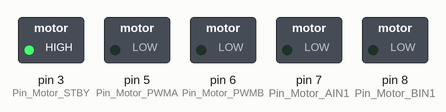
Recording of a sketch running on a simulated Arduino Uno, built with avr-gcc and run on an emulated ATmega328P. Parts: switched loads named in the sketch (green lamp = pin HIGH).

Above: at 0.1 s.
At 2.1 s:
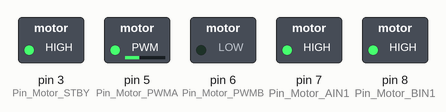
At 7.1 s:
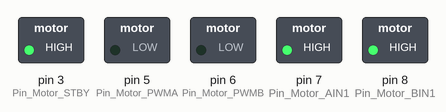
At 10.1 s:
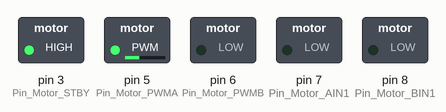
Timing chart, 0 to 17.0 s (numbered marks = the images above):
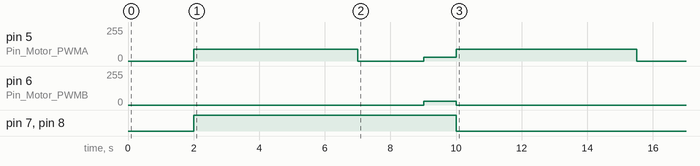

The sketch:

sketch_jan23a.ino
```cpp
#define Pin_Motor_PWMA 5
#define Pin_Motor_PWMB 6
#define Pin_Motor_AIN1 7
#define Pin_Motor_BIN1 8
#define Pin_Motor_STBY 3
#define NUM_LEDS 1
#include <Arduino.h>
#include <FastLED.h>
#define DATA_PIN 3
#define CLOCK_PIN 13

CRGB leds[1];


void setup() {
  // put your setup code here, to run once:
pinMode(Pin_Motor_PWMA,OUTPUT);
pinMode(Pin_Motor_PWMB,OUTPUT);
pinMode(Pin_Motor_AIN1,OUTPUT);
pinMode(Pin_Motor_BIN1,OUTPUT);
pinMode(Pin_Motor_STBY,OUTPUT);


digitalWrite(Pin_Motor_STBY,HIGH);
}
  void loop() {
  // put your main code here, to run repeatedly:
 delay(2000);

analogWrite(Pin_Motor_PWMA, 90);
analogWrite(Pin_Motor_PWMB,0);
digitalWrite(Pin_Motor_AIN1,HIGH);
digitalWrite(Pin_Motor_BIN1,HIGH);
delay(5010);

analogWrite(Pin_Motor_PWMA, 0);
analogWrite(Pin_Motor_PWMB,0);
digitalWrite(Pin_Motor_AIN1,HIGH);
digitalWrite(Pin_Motor_BIN1,HIGH);
delay(2000);


analogWrite(Pin_Motor_PWMA, 30);
analogWrite(Pin_Motor_PWMB,30);
digitalWrite(Pin_Motor_AIN1,HIGH);
digitalWrite(Pin_Motor_BIN1,HIGH);
delay(1000);

analogWrite(Pin_Motor_PWMA, 90);
analogWrite(Pin_Motor_PWMB,0);
digitalWrite(Pin_Motor_AIN1,LOW);
digitalWrite(Pin_Motor_BIN1,LOW);
delay(5500);


analogWrite(Pin_Motor_PWMA, 0);
analogWrite(Pin_Motor_PWMB,0);
digitalWrite(Pin_Motor_AIN1,LOW);
digitalWrite(Pin_Motor_BIN1,LOW);
delay(2000);

  // Turn the LED on, then pause
  leds[0] = CRGB::Red;
  FastLED.show();
  delay(500);

  // Now turn the LED off, then pause
  leds[0] = CRGB::Black;
  FastLED.show();
  delay(500);

delay(500000000);

}
```

Measured:
- by itself, pin 6 (Pin_Motor_PWMB): 0/255 → 30/255 at 9.0 s, → 0/255 1.0 s later
- by itself, pin 7 (Pin_Motor_AIN1), pin 8 (Pin_Motor_BIN1): LOW → HIGH at 2.0 s, → LOW 8.0 s later
- by itself, pin 5 (Pin_Motor_PWMA): 0/255 → 90/255 at 2.0 s, → 0/255 5.0 s later, → 30/255 2.0 s later, → 90/255 1.0 s later, … (5 changes in this stretch)
